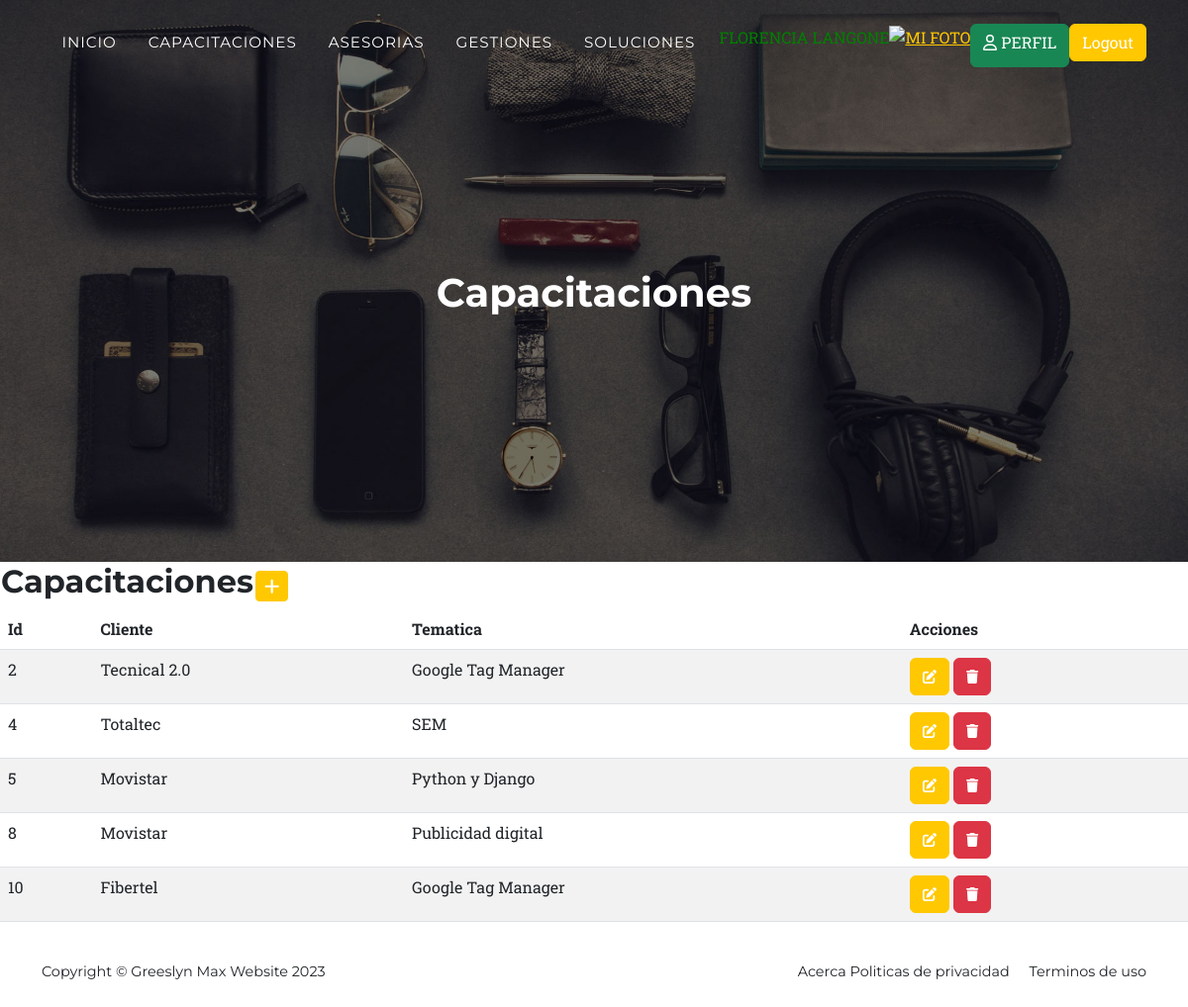
Screenshot of /capacitaciones/ (signed in) with the database file from the repository.
### entidades/models.py (models this page shows, shortened)
class Capacitaciones(models.Model):
    cliente = models.CharField(max_length=50)  # Nombre del cliente.
    tematica = models.CharField(max_length=60, default="")  # Tema de la capacitación.
    class Meta:
        verbose_name = "Capacitación"  # Nombre en singular para el panel de administración.
        verbose_name_plural = "Capacitaciones"  # Nombre en plural para el panel de administración.
        ordering = ["id"]  # Ordena los registros por el campo 'id'.

### entidades/views.py (the view)
# urls.py: path('capacitaciones/', capacitaciones, name="capacitaciones"),
@login_required
def capacitaciones(request):
    contexto = {"capacitaciones": Capacitaciones.objects.all()}
    return render(request, "entidades/capacitaciones.html", contexto)

### entidades/templates/entidades/capacitaciones.html
{% extends 'entidades/index.html' %}
{% block titulo %}
<h1 class="mb-5"> Capacitaciones </h1>
{% endblock titulo %}
{% block contenido %}
<table>
   <tr>
      <td width="200"><h2>Capacitaciones</h2></td>
      <td>
         <a
         href="{% url 'capacitacionesForm' %}"
         class="btn btn-primary btn-sm"
         ><i class="fa fa-plus fa-lg" title="Crear"> </i>
         </a>
      </td>
   </tr>
</table>
<table class="table table-striped">
    <thead>
       <tr>
          <th>Id</th>
          <th>Cliente</th>
          <th>Tematica</th>
          <th>Acciones</th>
       </tr>
    </thead>
    <tbody>
    {% for c in capacitaciones %}
       <tr>
             <td>{{ c.id }}</td>
             <td>{{ c.cliente }}</td>
             <td>{{ c.tematica }}</td>
             <td>
                  <a
                     href="{% url 'capacitacionesUpdate' c.id %}"
                     class="btn btn-primary"
                     ><i class="fa fa-edit fa-sm" title="Edit Record"></i>
                  </a>
                  <a
                  href="{% url 'capacitacionesDelete' c.id %}"
                  class="btn btn-danger"
                  ><i class="fa fa-trash fa-sm" title="Delete Record"></i>
               </a>
            </td>
       </tr>
    {% endfor %}
    </tbody>
 </table>
{% endblock contenido %}

### entidades/templates/entidades/index.html (shortened to what this page needs)
<!DOCTYPE html>
<html lang="en">
<head>
    {% load static %}
    <link href="{% static 'css/styles.css' %}" rel="stylesheet" />
    <link rel="stylesheet" href="https://cdnjs.cloudflare.com/ajax/libs/font-awesome/6.0.0-beta3/css/all.min.css">
</head>
<body id="page-top">
    <nav class="navbar navbar-expand-lg navbar-dark fixed-top" id="mainNav">
        <div class="container">
            <div class="collapse navbar-collapse" id="navbarResponsive">
                <ul class="navbar-nav text-uppercase ms-auto py-4 py-lg-0">
                    <li class="nav-item"><a class="nav-link" href="{% url 'home' %}">Inicio</a></li>
                    {% if user.is_authenticated %}
                        <li class="nav-item"><a class="nav-link" href="{% url 'capacitaciones' %}">Capacitaciones</a></li>
                        <li class="nav-item"><a class="nav-link" href="{% url 'asesorias' %}">Asesorias</a></li>
                        <li class="nav-item"><a class="nav-link" href="{% url 'gestiones' %}">Gestiones</a></li>
                        <li class="nav-item"><a class="nav-link" href="{% url 'soluciones' %}">Soluciones</a></li>
                        <li><p style="color:green;">{{ user.first_name }} {{ user.last_name }}</p></li>
                        <div class="text-center">
                            <a href="{% url 'agregarAvatar' %}"><img src="{{ request.session.avatar }}" height="40px" width="40px" alt="mi foto"></a>
                        </div>
                        <a class="btn btn-success text-white" href="{% url 'perfil' %}"><i class="fa-regular fa-user"></i> Perfil </a>
                        <form method="post" action="{% url 'logout' %}">
                            <button type="submit" class="btn btn-primary">Logout</button>
                        </form>
                    {% else %}
                        <li><a class="btn btn-primary" href="{% url 'login' %}">Login</a></li>
                        <li><a class="btn btn-success" href="{% url 'registro' %}">Registrate</a></li>
                    {% endif %}
                </ul>
            </div>
        </div>
    </nav>
    <header class="masthead">
        <div class="container">
            {% block titulo %}{% endblock titulo %}
        </div>
    </header>
    {% block contenido %}{% endblock contenido %}
    <footer class="footer py-4">
        <div class="container">
            <div class="row align-items-center">
                <div class="col-lg-4 text-lg-start">Copyright &copy; Greeslyn Max Website 2023</div>
                <div class="col-lg-4 text-lg-end">
                    <a class="link-dark text-decoration-none" href="{% url 'acerca' %}">Acerca</a>
                    <a class="link-dark text-decoration-none me-3" href="#!">Politicas de privacidad</a>
                    <a class="link-dark text-decoration-none" href="#!">Terminos de uso</a>
                </div>
            </div>
        </div>
    </footer>
</body>
</html>

### rows the page displays
Capacitaciones: id "2", cliente "Tecnical 2.0", tematica "Google Tag Manager"
Capacitaciones: id "4", cliente "Totaltec", tematica "SEM"
Capacitaciones: id "5", cliente "Movistar", tematica "Python y Django"
Capacitaciones: id "8", cliente "Movistar", tematica "Publicidad digital"
Capacitaciones: id "10", cliente "Fibertel", tematica "Google Tag Manager"

### other values shown
{{ user.first_name }} "FLORENCIA"
{{ user.last_name }} "LANGONE"
